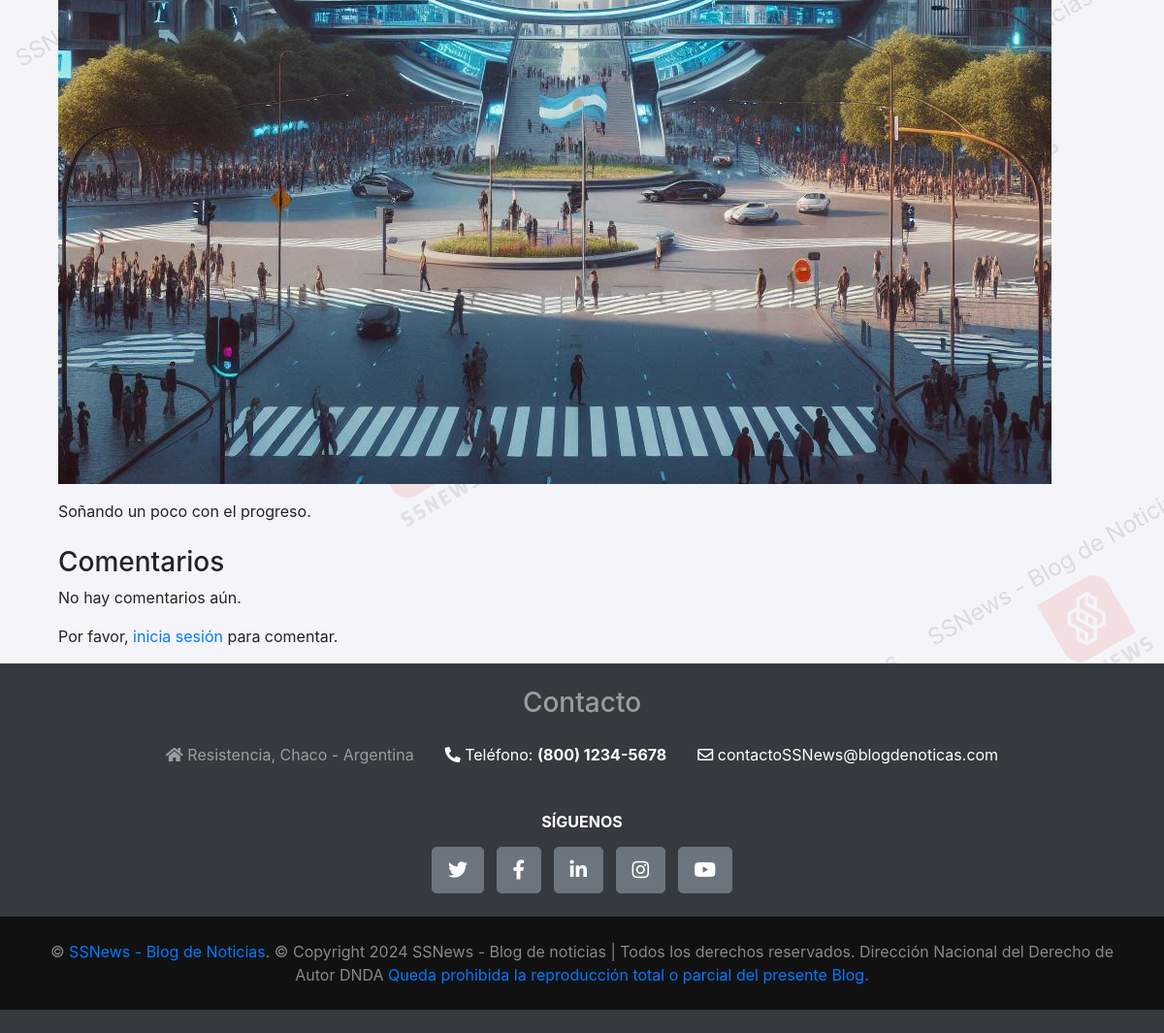
Before: /blog/argentina-2034/ (lower part) with the older database file.
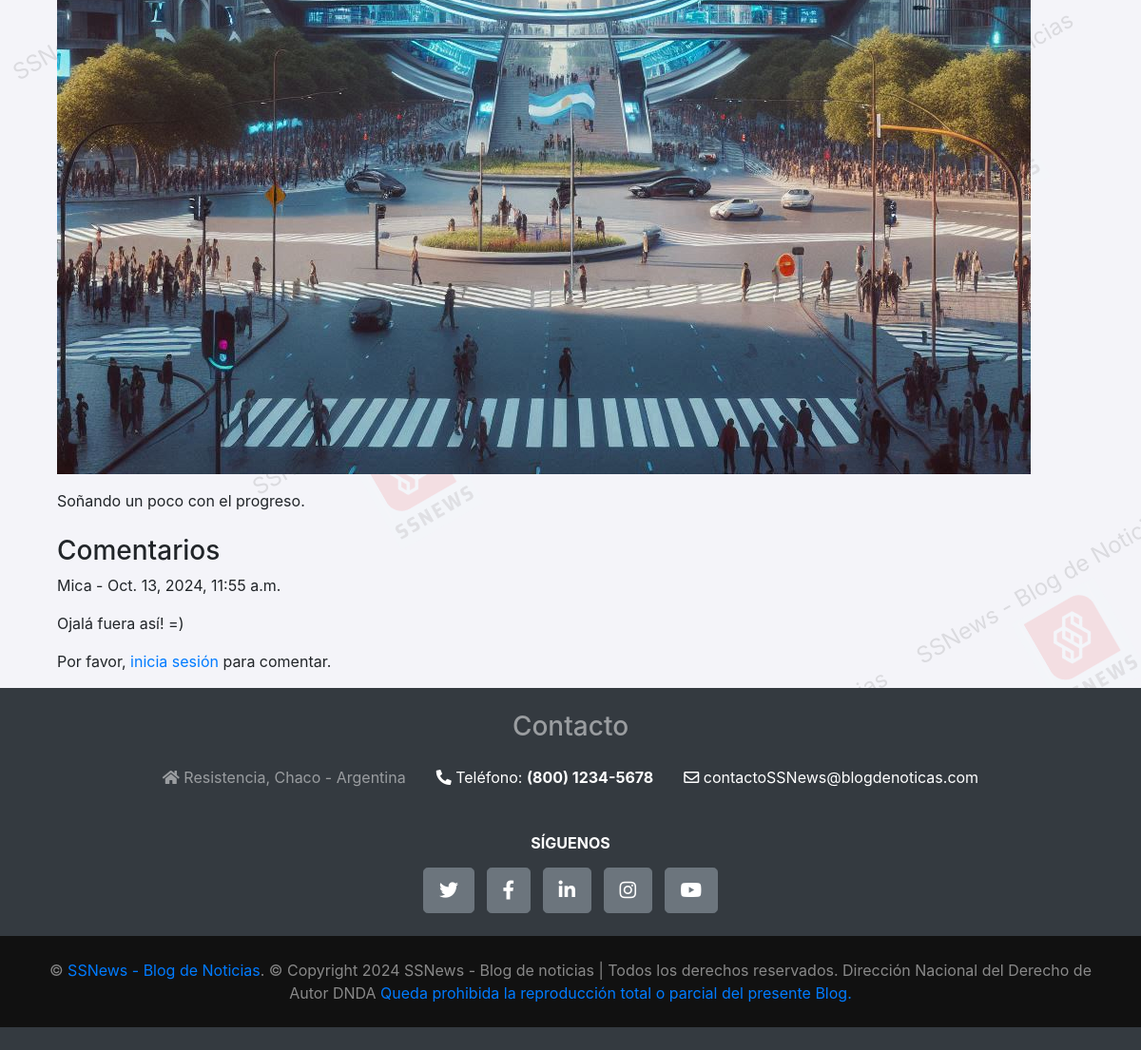
After: the same page with the newer database file.
### home/models.py (models this page shows, shortened)
class Blog(models.Model):
    CATEGORIES = [
        ('politica', 'Política'),
        ('deportes', 'Deportes'),
        ('internacionales', 'Internacionales'),
        ('ciencia', 'Ciencia'),
    ]
    titulo = models.CharField(max_length=255)
    contenido = models.TextField()
    fecha_publicacion = models.DateTimeField(auto_now_add=True)
    autor = models.ForeignKey(User, on_delete=models.CASCADE)
    categoria = models.CharField(max_length=20, choices=CATEGORIES, default='politica')
    slug = models.SlugField(unique=True, max_length=100, blank=True)
    image = models.ImageField(upload_to="blog_images", blank=True, null=True)
    image_thumbnail = ImageSpecField(source='image',
                                     processors=[Thumbnail(300, 300)],
                                     format='JPEG',
                                     options={'quality': 60})

class Comment(models.Model):
    user = models.ForeignKey(User, on_delete=models.CASCADE)
    content = models.TextField()
    blog = models.ForeignKey(Blog, on_delete=models.CASCADE)
    dateTime = models.DateTimeField(auto_now_add=True)

### home/views.py (the view)
# urls.py: path('blog/<slug:slug>/', views.blog_detail, name='blog_detail'),
def blog_detail(request, slug):
    blog = get_object_or_404(Blog, slug=slug)
    comments = Comment.objects.filter(blog=blog).order_by('-dateTime')
    if request.method == 'POST':
        comment_form = CommentForm(request.POST)
        if comment_form.is_valid():
            new_comment = comment_form.save(commit=False)
            new_comment.user = request.user
            new_comment.blog = blog
            new_comment.save()
            return redirect('blog_detail', slug=slug)
    else:
        comment_form = CommentForm()
    context = {
        'blog': blog,
        'comments': comments,
        'comment_form': comment_form,
    }
    return render(request, 'blog_detail.html', context)

### home/templates/blog_detail.html (shortened to what this page needs)
{% extends 'base.html' %}
{% block body %}
<div class="container mt-3">
    {% if blog.image %}
        <img src="{{ blog.image.url }}" alt="{{ blog.título }}" class="img-fluid mb-3">
    {% endif %}
    <div>{{ blog.contenido|safe }}</div>
    <h3 class="mt-4">Comentarios</h3>
    {% for comment in comments %}
        <div>
            <p>{{ comment.user.username }} - {{ comment.dateTime }}</p>
            <p>{{ comment.content }}</p>
        </div>
    {% empty %}
        <p>No hay comentarios aún.</p>
    {% endfor %}
    {% if user.is_authenticated %}
        <h4>Añadir un comentario</h4>
        <form method="post">
            {% csrf_token %}
            {{ comment_form.as_p }}
            <button type="submit" class="btn btn-primary">Enviar comentario</button>
        </form>
    {% else %}
        <p>Por favor, <a href="{% url 'login' %}">inicia sesión</a> para comentar.</p>
    {% endif %}
</div>
{% endblock %}

### home/templates/base.html (shortened to what this page needs)
{% load static %}
<!doctype html>
<html lang="es">
<head>
  <link href="//maxcdn.bootstrapcdn.com/bootstrap/4.1.1/css/bootstrap.min.css" rel="stylesheet" id="bootstrap-css">
  <link href="https://cdn.jsdelivr.net/npm/bootstrap@5.0.2/dist/css/bootstrap.min.css" rel="stylesheet"
>
  <link rel="stylesheet" href="https://maxcdn.bootstrapcdn.com/bootstrap/4.0.0/css/bootstrap.min.css"
>
  <link rel="stylesheet" href="https://cdnjs.cloudflare.com/ajax/libs/font-awesome/5.15.4/css/all.min.css">
</head>
<body>
  <div class="watermark-container">
    <div class="watermark">
      {% for i in "12345678910"|make_list %}
      <div class="watermark-item">
        <span class="watermark-text">SSNews - Blog de Noticias</span>
        <img src="/media/profile_pics/SSNews.png" alt="Logo" class="watermark-logo">
      </div>
      {% endfor %}
    </div>
  </div>
  <div class="container mt-4">
    {% block body %}{% endblock %}
  </div>
  <footer id="sticky-footer" class="flex-shrink-0 py-4 bg-dark text-white-50">
    <div class="container text-center">
      <h3 class="elementor-heading-title elementor-size-default">Contacto</h3>
      <div class="my-4">
        <ul class="list-unstyled d-flex flex-column flex-md-row justify-content-center">
          <li class="mx-3">
            <i aria-hidden="true" class="fas fa-home"></i>
            Resistencia, Chaco - Argentina
          </li>
          <li class="mx-3">
            <a href="tel:123456-6789" class="text-white">
              <i aria-hidden="true" class="fas fa-phone-alt"></i>
              Teléfono: <b>(800) 1234-5678</b>
            </a>
          </li>
          <li class="mx-3">
            <a href="mailto:contacto@blogdenoticas.com" class="text-white">
              <i aria-hidden="true" class="far fa-envelope"></i>
              contactoSSNews@blogdenoticas.com
            </a>
          </li>
        </ul>
      </div>
    </div>
    <div class="d-flex flex-column align-items-center mb-4">
      <h6 class="mt-4 mb-3 text-white text-uppercase font-weight-bold">Síguenos</h6>
      <div>
        <a class="btn btn-lg btn-secondary btn-lg-square mx-1" href="#"><i class="fab fa-twitter"></i></a>
        <a class="btn btn-lg btn-secondary btn-lg-square mx-1" href="#"><i class="fab fa-facebook-f"></i></a>
        <a class="btn btn-lg btn-secondary btn-lg-square mx-1" href="#"><i class="fab fa-linkedin-in"></i></a>
        <a class="btn btn-lg btn-secondary btn-lg-square mx-1" href="#"><i class="fab fa-instagram"></i></a>
        <a class="btn btn-lg btn-secondary btn-lg-square mx-1" href="#"><i class="fab fa-youtube"></i></a>
      </div>
    </div>
    <div class="container-fluid py-4 px-sm-3 px-md-5" style="background: #111111;">
      <p class="m-0 text-center">&copy; <a href="#">SSNews - Blog de Noticias</a>. © Copyright 2024 SSNews - Blog de
        noticias | Todos los derechos reservados.
        Dirección Nacional del Derecho de Autor DNDA <a href="#">Queda prohibida la reproducción total o parcial del
          presente Blog.</a></p>
    </div>
  </footer>
</html>

### home/templates/base.html (style rules this page uses)
body { background-color: #f4f4f9; }
.watermark-container { position: fixed; top: 0; left: 0; right: 0; bottom: 0; overflow: hidden; z-index: -1; pointer-events: none; }
.watermark { position: absolute; top: 0; left: 0; right: 0; bottom: 0; display: flex; flex-wrap: wrap; justify-content: center; align-items: center; opacity: 0.1; transform: rotate(-30deg); }
.watermark-item { display: flex; flex-direction: column; align-items: center; margin: 20px; }
.watermark-text { font-size: 24px; color: #000; }
.watermark-logo { width: 100px; height: auto; }

Changed rows visible on the page:
added Comment: user.username "Mica", dateTime "Oct. 13, 2024, 11:55 a.m.", content "Ojalá fuera así! =)"
Other visible differences:
text no longer shown: "No hay comentarios aún."
